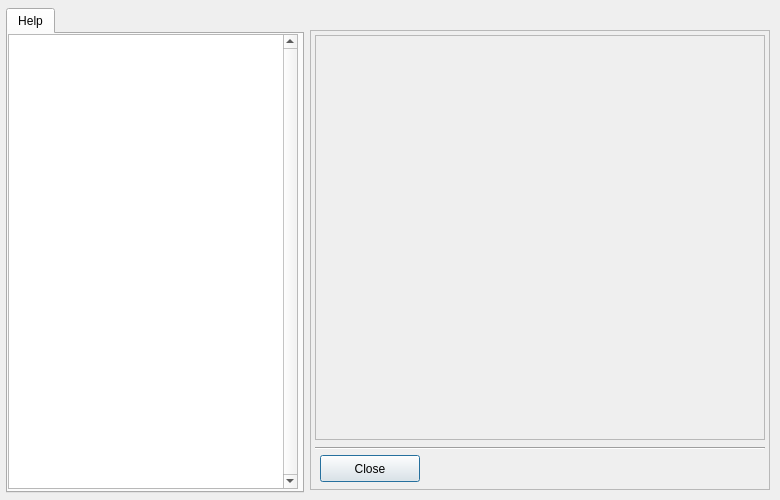
<?xml version="1.0" encoding="UTF-8"?>
<ui version="4.0">
 <class>MeMain</class>
 <widget class="QDialog" name="MeMain">
  <property name="geometry">
   <rect>
    <x>0</x>
    <y>0</y>
    <width>780</width>
    <height>500</height>
   </rect>
  </property>
  <property name="sizePolicy">
   <sizepolicy hsizetype="Fixed" vsizetype="Fixed">
    <horstretch>0</horstretch>
    <verstretch>0</verstretch>
   </sizepolicy>
  </property>
  <property name="minimumSize">
   <size>
    <width>780</width>
    <height>500</height>
   </size>
  </property>
  <property name="maximumSize">
   <size>
    <width>780</width>
    <height>500</height>
   </size>
  </property>
  <property name="windowTitle">
   <string>antiX Install</string>
  </property>
  <property name="windowIcon">
   <iconset>
    <normaloff/>
   </iconset>
  </property>
  <widget class="QFrame" name="mainFrame">
   <property name="geometry">
    <rect>
     <x>310</x>
     <y>30</y>
     <width>460</width>
     <height>460</height>
    </rect>
   </property>
   <property name="sizePolicy">
    <sizepolicy hsizetype="Fixed" vsizetype="Fixed">
     <horstretch>0</horstretch>
     <verstretch>0</verstretch>
    </sizepolicy>
   </property>
   <property name="minimumSize">
    <size>
     <width>460</width>
     <height>460</height>
    </size>
   </property>
   <property name="frameShape">
    <enum>QFrame::StyledPanel</enum>
   </property>
   <property name="frameShadow">
    <enum>QFrame::Raised</enum>
   </property>
   <property name="lineWidth">
    <number>2</number>
   </property>
   <widget class="Line" name="line1">
    <property name="geometry">
     <rect>
      <x>5</x>
      <y>410</y>
      <width>450</width>
      <height>16</height>
     </rect>
    </property>
    <property name="frameShape">
     <enum>QFrame::HLine</enum>
    </property>
    <property name="frameShadow">
     <enum>QFrame::Sunken</enum>
    </property>
    <property name="orientation">
     <enum>Qt::Horizontal</enum>
    </property>
   </widget>
   <widget class="QFrame" name="splashFrame">
    <property name="geometry">
     <rect>
      <x>5</x>
      <y>5</y>
      <width>450</width>
      <height>405</height>
     </rect>
    </property>
    <property name="frameShape">
     <enum>QFrame::StyledPanel</enum>
    </property>
    <property name="frameShadow">
     <enum>QFrame::Plain</enum>
    </property>
    <property name="lineWidth">
     <number>0</number>
    </property>
   </widget>
   <widget class="QPushButton" name="closeButton">
    <property name="geometry">
     <rect>
      <x>10</x>
      <y>425</y>
      <width>100</width>
      <height>27</height>
     </rect>
    </property>
    <property name="text">
     <string>Close</string>
    </property>
   </widget>
  </widget>
  <widget class="QTabWidget" name="mainTabs">
   <property name="geometry">
    <rect>
     <x>6</x>
     <y>8</y>
     <width>298</width>
     <height>485</height>
    </rect>
   </property>
   <property name="sizePolicy">
    <sizepolicy hsizetype="Expanding" vsizetype="Fixed">
     <horstretch>0</horstretch>
     <verstretch>0</verstretch>
    </sizepolicy>
   </property>
   <property name="minimumSize">
    <size>
     <width>298</width>
     <height>485</height>
    </size>
   </property>
   <widget class="QWidget" name="tab">
    <attribute name="title">
     <string>Help</string>
    </attribute>
    <widget class="QTextEdit" name="mainHelp">
     <property name="geometry">
      <rect>
       <x>0</x>
       <y>0</y>
       <width>290</width>
       <height>455</height>
      </rect>
     </property>
     <property name="minimumSize">
      <size>
       <width>290</width>
       <height>455</height>
      </size>
     </property>
     <property name="frameShape">
      <enum>QFrame::StyledPanel</enum>
     </property>
     <property name="lineWidth">
      <number>2</number>
     </property>
     <property name="verticalScrollBarPolicy">
      <enum>Qt::ScrollBarAlwaysOn</enum>
     </property>
     <property name="horizontalScrollBarPolicy">
      <enum>Qt::ScrollBarAlwaysOff</enum>
     </property>
     <property name="readOnly">
      <bool>true</bool>
     </property>
    </widget>
   </widget>
  </widget>

  </widget>
 <layoutdefault spacing="6" margin="11"/>
 <resources/>
 <connections>
  <connection>
   <sender>closeButton</sender>
   <signal>clicked()</signal>
   <receiver>MeMain</receiver>
   <slot>closeClicked()</slot>
   <hints>
    <hint type="sourcelabel">
     <x>20</x>
     <y>20</y>
    </hint>
    <hint type="destinationlabel">
     <x>20</x>
     <y>20</y>
    </hint>
   </hints>
  </connection>
 </connections>
</ui>
